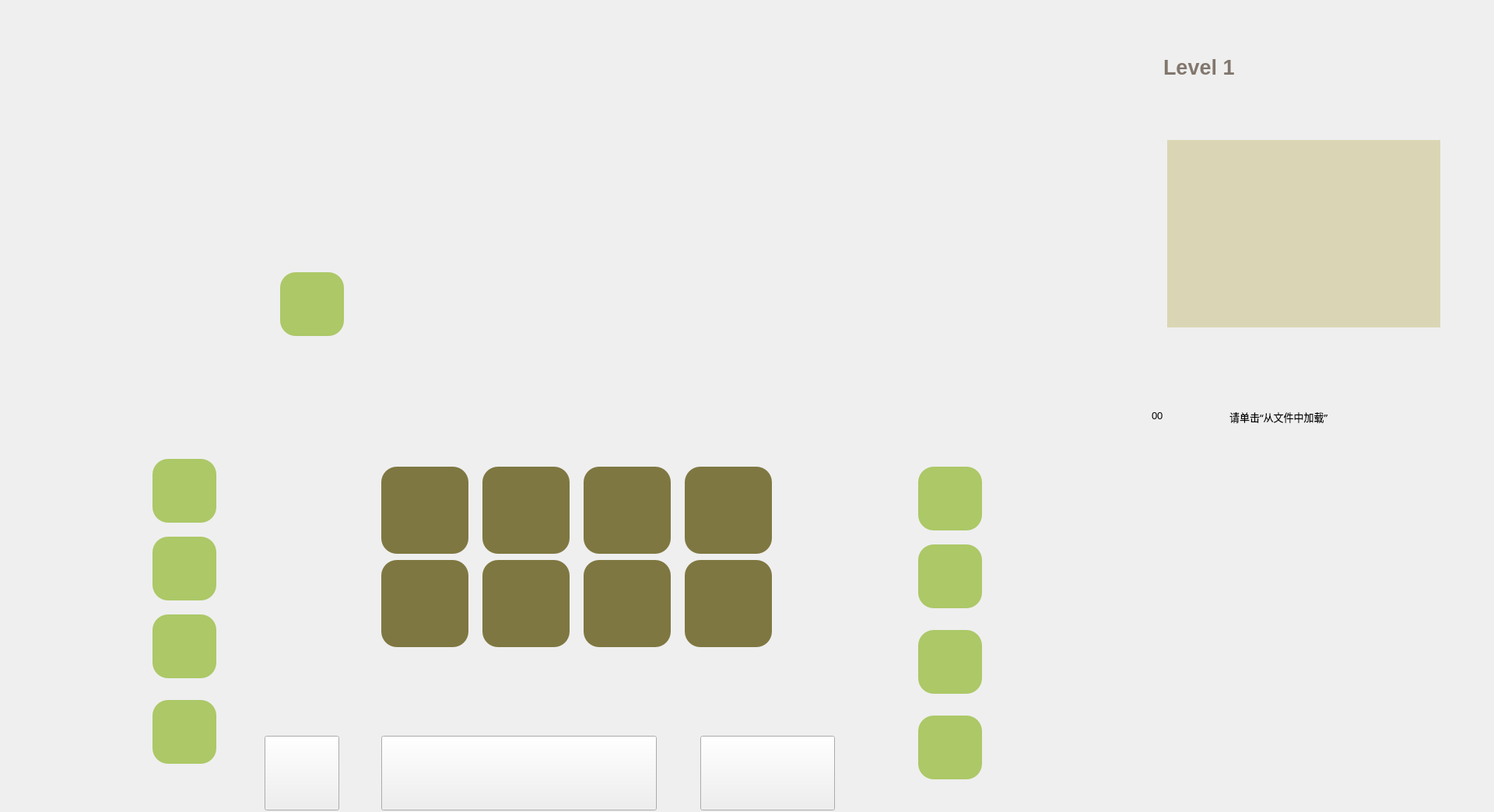
<?xml version="1.0" encoding="UTF-8"?>
<ui version="4.0">
 <class>mainWindow</class>
 <widget class="QMainWindow" name="mainWindow">
  <property name="geometry">
   <rect>
    <x>0</x>
    <y>0</y>
    <width>1920</width>
    <height>1044</height>
   </rect>
  </property>
  <property name="windowTitle">
   <string>Human Resource Machine</string>
  </property>
  <widget class="QWidget" name="centralwidget">
   <widget class="QLabel" name="bg">
    <property name="geometry">
     <rect>
      <x>0</x>
      <y>0</y>
      <width>1920</width>
      <height>1048</height>
     </rect>
    </property>
    <property name="font">
     <font>
      <pointsize>10</pointsize>
      <weight>75</weight>
      <bold>true</bold>
      <kerning>false</kerning>
     </font>
    </property>
    <property name="text">
     <string/>
    </property>
    <property name="pixmap">
     <pixmap>resources/bg_main.png</pixmap>
    </property>
   </widget>
   <widget class="QLabel" name="level_lbl">
    <property name="geometry">
     <rect>
      <x>1495</x>
      <y>58</y>
      <width>371</width>
      <height>58</height>
     </rect>
    </property>
    <property name="font">
     <font>
      <family>Arial</family>
      <pointsize>20</pointsize>
      <weight>75</weight>
      <bold>true</bold>
      <stylestrategy>PreferDefault</stylestrategy>
      <kerning>false</kerning>
     </font>
    </property>
    <property name="styleSheet">
     <string notr="true">color:#82776e;</string>
    </property>
    <property name="text">
     <string>&lt;html&gt;&lt;head/&gt;&lt;body&gt;&lt;p&gt;&lt;span&gt;Level 1&lt;/span&gt;&lt;/p&gt;&lt;/body&gt;&lt;/html&gt;</string>
    </property>
   </widget>
   <widget class="QTextEdit" name="information_txt">
    <property name="geometry">
     <rect>
      <x>1500</x>
      <y>180</y>
      <width>351</width>
      <height>241</height>
     </rect>
    </property>
    <property name="font">
     <font>
      <family>黑体</family>
      <pointsize>10</pointsize>
     </font>
    </property>
    <property name="styleSheet">
     <string notr="true">background-color:rgb(218, 214, 181);
border:0px;



</string>
    </property>
    <property name="readOnly">
     <bool>true</bool>
    </property>
    <property name="html">
     <string>&lt;!DOCTYPE HTML PUBLIC &quot;-//W3C//DTD HTML 4.0//EN&quot; &quot;http://www.w3.org/TR/REC-html40/strict.dtd&quot;&gt;
&lt;html&gt;&lt;head&gt;&lt;meta name=&quot;qrichtext&quot; content=&quot;1&quot; /&gt;&lt;style type=&quot;text/css&quot;&gt;
p, li { white-space: pre-wrap; }
&lt;/style&gt;&lt;/head&gt;&lt;body style=&quot; font-family:'黑体'; font-size:10pt; font-weight:400; font-style:normal;&quot;&gt;
&lt;p style=&quot;-qt-paragraph-type:empty; margin-top:0px; margin-bottom:0px; margin-left:0px; margin-right:0px; -qt-block-indent:0; text-indent:0px; font-family:'黑体'; font-size:12pt;&quot;&gt;&lt;br /&gt;&lt;/p&gt;&lt;/body&gt;&lt;/html&gt;</string>
    </property>
   </widget>
   <widget class="QLabel" name="num_lbl1">
    <property name="geometry">
     <rect>
      <x>1480</x>
      <y>519</y>
      <width>31</width>
      <height>31</height>
     </rect>
    </property>
    <property name="font">
     <font>
      <family>Arial</family>
      <pointsize>10</pointsize>
     </font>
    </property>
    <property name="text">
     <string>00</string>
    </property>
   </widget>
   <widget class="QLabel" name="num_lbl2">
    <property name="geometry">
     <rect>
      <x>1480</x>
      <y>560</y>
      <width>31</width>
      <height>31</height>
     </rect>
    </property>
    <property name="font">
     <font>
      <family>Arial</family>
      <pointsize>10</pointsize>
     </font>
    </property>
    <property name="text">
     <string/>
    </property>
   </widget>
   <widget class="QLabel" name="num_lbl3">
    <property name="geometry">
     <rect>
      <x>1480</x>
      <y>600</y>
      <width>31</width>
      <height>31</height>
     </rect>
    </property>
    <property name="font">
     <font>
      <family>Arial</family>
      <pointsize>10</pointsize>
     </font>
    </property>
    <property name="text">
     <string/>
    </property>
   </widget>
   <widget class="QLabel" name="num_lbl4">
    <property name="geometry">
     <rect>
      <x>1480</x>
      <y>640</y>
      <width>31</width>
      <height>31</height>
     </rect>
    </property>
    <property name="font">
     <font>
      <family>Arial</family>
      <pointsize>10</pointsize>
     </font>
    </property>
    <property name="text">
     <string/>
    </property>
   </widget>
   <widget class="QLabel" name="num_lbl5">
    <property name="geometry">
     <rect>
      <x>1480</x>
      <y>680</y>
      <width>31</width>
      <height>31</height>
     </rect>
    </property>
    <property name="font">
     <font>
      <family>Arial</family>
      <pointsize>10</pointsize>
     </font>
    </property>
    <property name="text">
     <string/>
    </property>
   </widget>
   <widget class="QLabel" name="num_lbl6">
    <property name="geometry">
     <rect>
      <x>1480</x>
      <y>720</y>
      <width>31</width>
      <height>31</height>
     </rect>
    </property>
    <property name="font">
     <font>
      <family>Arial</family>
      <pointsize>10</pointsize>
     </font>
    </property>
    <property name="text">
     <string/>
    </property>
   </widget>
   <widget class="QLabel" name="num_lbl7">
    <property name="geometry">
     <rect>
      <x>1480</x>
      <y>760</y>
      <width>31</width>
      <height>31</height>
     </rect>
    </property>
    <property name="font">
     <font>
      <family>Arial</family>
      <pointsize>10</pointsize>
     </font>
    </property>
    <property name="text">
     <string/>
    </property>
   </widget>
   <widget class="QLabel" name="num_lbl8">
    <property name="geometry">
     <rect>
      <x>1480</x>
      <y>800</y>
      <width>31</width>
      <height>31</height>
     </rect>
    </property>
    <property name="font">
     <font>
      <family>Arial</family>
      <pointsize>10</pointsize>
     </font>
    </property>
    <property name="text">
     <string/>
    </property>
   </widget>
   <widget class="QLabel" name="num_lbl9">
    <property name="geometry">
     <rect>
      <x>1480</x>
      <y>840</y>
      <width>31</width>
      <height>31</height>
     </rect>
    </property>
    <property name="font">
     <font>
      <family>Arial</family>
      <pointsize>10</pointsize>
     </font>
    </property>
    <property name="text">
     <string/>
    </property>
   </widget>
   <widget class="QLabel" name="num_lbl10">
    <property name="geometry">
     <rect>
      <x>1480</x>
      <y>880</y>
      <width>31</width>
      <height>31</height>
     </rect>
    </property>
    <property name="font">
     <font>
      <family>Arial</family>
      <pointsize>10</pointsize>
     </font>
    </property>
    <property name="text">
     <string/>
    </property>
   </widget>
   <widget class="QLabel" name="num_lbl11">
    <property name="geometry">
     <rect>
      <x>1480</x>
      <y>920</y>
      <width>31</width>
      <height>31</height>
     </rect>
    </property>
    <property name="font">
     <font>
      <family>Arial</family>
      <pointsize>10</pointsize>
     </font>
    </property>
    <property name="text">
     <string/>
    </property>
   </widget>
   <widget class="QLabel" name="cmd_lbl_1">
    <property name="geometry">
     <rect>
      <x>1580</x>
      <y>520</y>
      <width>271</width>
      <height>31</height>
     </rect>
    </property>
    <property name="font">
     <font>
      <family>黑体</family>
      <pointsize>10</pointsize>
     </font>
    </property>
    <property name="text">
     <string>请单击“从文件中加载”</string>
    </property>
   </widget>
   <widget class="QLabel" name="cmd_lbl_2">
    <property name="geometry">
     <rect>
      <x>1580</x>
      <y>560</y>
      <width>271</width>
      <height>31</height>
     </rect>
    </property>
    <property name="font">
     <font>
      <family>黑体</family>
      <pointsize>10</pointsize>
     </font>
    </property>
    <property name="text">
     <string/>
    </property>
   </widget>
   <widget class="QLabel" name="cmd_lbl_3">
    <property name="geometry">
     <rect>
      <x>1580</x>
      <y>600</y>
      <width>271</width>
      <height>31</height>
     </rect>
    </property>
    <property name="font">
     <font>
      <family>黑体</family>
      <pointsize>10</pointsize>
     </font>
    </property>
    <property name="text">
     <string/>
    </property>
   </widget>
   <widget class="QLabel" name="cmd_lbl_4">
    <property name="geometry">
     <rect>
      <x>1580</x>
      <y>640</y>
      <width>271</width>
      <height>31</height>
     </rect>
    </property>
    <property name="font">
     <font>
      <family>黑体</family>
      <pointsize>10</pointsize>
     </font>
    </property>
    <property name="text">
     <string/>
    </property>
   </widget>
   <widget class="QLabel" name="cmd_lbl_5">
    <property name="geometry">
     <rect>
      <x>1580</x>
      <y>680</y>
      <width>271</width>
      <height>31</height>
     </rect>
    </property>
    <property name="font">
     <font>
      <family>黑体</family>
      <pointsize>10</pointsize>
     </font>
    </property>
    <property name="text">
     <string/>
    </property>
   </widget>
   <widget class="QLabel" name="cmd_lbl_6">
    <property name="geometry">
     <rect>
      <x>1580</x>
      <y>720</y>
      <width>271</width>
      <height>31</height>
     </rect>
    </property>
    <property name="font">
     <font>
      <family>黑体</family>
      <pointsize>10</pointsize>
     </font>
    </property>
    <property name="text">
     <string/>
    </property>
   </widget>
   <widget class="QLabel" name="cmd_lbl_7">
    <property name="geometry">
     <rect>
      <x>1580</x>
      <y>760</y>
      <width>271</width>
      <height>31</height>
     </rect>
    </property>
    <property name="font">
     <font>
      <family>黑体</family>
      <pointsize>10</pointsize>
     </font>
    </property>
    <property name="text">
     <string/>
    </property>
   </widget>
   <widget class="QLabel" name="cmd_lbl_8">
    <property name="geometry">
     <rect>
      <x>1580</x>
      <y>800</y>
      <width>271</width>
      <height>31</height>
     </rect>
    </property>
    <property name="font">
     <font>
      <family>黑体</family>
      <pointsize>10</pointsize>
     </font>
    </property>
    <property name="text">
     <string/>
    </property>
   </widget>
   <widget class="QLabel" name="cmd_lbl_9">
    <property name="geometry">
     <rect>
      <x>1580</x>
      <y>840</y>
      <width>271</width>
      <height>31</height>
     </rect>
    </property>
    <property name="font">
     <font>
      <family>黑体</family>
      <pointsize>10</pointsize>
     </font>
    </property>
    <property name="text">
     <string/>
    </property>
   </widget>
   <widget class="QLabel" name="cmd_lbl_10">
    <property name="geometry">
     <rect>
      <x>1580</x>
      <y>880</y>
      <width>271</width>
      <height>31</height>
     </rect>
    </property>
    <property name="font">
     <font>
      <family>黑体</family>
      <pointsize>10</pointsize>
     </font>
    </property>
    <property name="text">
     <string/>
    </property>
   </widget>
   <widget class="QLabel" name="cmd_lbl_11">
    <property name="geometry">
     <rect>
      <x>1580</x>
      <y>920</y>
      <width>271</width>
      <height>31</height>
     </rect>
    </property>
    <property name="font">
     <font>
      <family>黑体</family>
      <pointsize>10</pointsize>
     </font>
    </property>
    <property name="text">
     <string/>
    </property>
   </widget>
   <widget class="QPushButton" name="run_btn">
    <property name="geometry">
     <rect>
      <x>340</x>
      <y>946</y>
      <width>96</width>
      <height>96</height>
     </rect>
    </property>
    <property name="text">
     <string/>
    </property>
   </widget>
   <widget class="QPushButton" name="load_btn">
    <property name="geometry">
     <rect>
      <x>490</x>
      <y>946</y>
      <width>354</width>
      <height>96</height>
     </rect>
    </property>
    <property name="text">
     <string/>
    </property>
   </widget>
   <widget class="QLabel" name="inbox_lbl_1">
    <property name="geometry">
     <rect>
      <x>196</x>
      <y>590</y>
      <width>82</width>
      <height>82</height>
     </rect>
    </property>
    <property name="font">
     <font>
      <family>Arial</family>
      <pointsize>20</pointsize>
      <weight>75</weight>
      <bold>true</bold>
     </font>
    </property>
    <property name="styleSheet">
     <string notr="true">background-color:rgb(172, 200, 103);
border-radius:20px;
padding:2px 4px;</string>
    </property>
    <property name="text">
     <string/>
    </property>
    <property name="alignment">
     <set>Qt::AlignCenter</set>
    </property>
   </widget>
   <widget class="QLabel" name="outbox_lbl_1">
    <property name="geometry">
     <rect>
      <x>1180</x>
      <y>600</y>
      <width>82</width>
      <height>82</height>
     </rect>
    </property>
    <property name="font">
     <font>
      <family>Arial</family>
      <pointsize>20</pointsize>
      <weight>75</weight>
      <bold>true</bold>
     </font>
    </property>
    <property name="styleSheet">
     <string notr="true">background-color:rgb(172, 200, 103);
border-radius:20px;
padding:2px 4px;</string>
    </property>
    <property name="text">
     <string/>
    </property>
    <property name="alignment">
     <set>Qt::AlignCenter</set>
    </property>
   </widget>
   <widget class="QLabel" name="outbox_lbl_2">
    <property name="geometry">
     <rect>
      <x>1180</x>
      <y>700</y>
      <width>82</width>
      <height>82</height>
     </rect>
    </property>
    <property name="font">
     <font>
      <family>Arial</family>
      <pointsize>20</pointsize>
      <weight>75</weight>
      <bold>true</bold>
     </font>
    </property>
    <property name="styleSheet">
     <string notr="true">background-color:rgb(172, 200, 103);
border-radius:20px;
padding:2px 4px;</string>
    </property>
    <property name="text">
     <string/>
    </property>
    <property name="alignment">
     <set>Qt::AlignCenter</set>
    </property>
   </widget>
   <widget class="QLabel" name="outbox_lbl_3">
    <property name="geometry">
     <rect>
      <x>1180</x>
      <y>810</y>
      <width>82</width>
      <height>82</height>
     </rect>
    </property>
    <property name="font">
     <font>
      <family>Arial</family>
      <pointsize>20</pointsize>
      <weight>75</weight>
      <bold>true</bold>
     </font>
    </property>
    <property name="styleSheet">
     <string notr="true">background-color:rgb(172, 200, 103);
border-radius:20px;
padding:2px 4px;</string>
    </property>
    <property name="text">
     <string/>
    </property>
    <property name="alignment">
     <set>Qt::AlignCenter</set>
    </property>
   </widget>
   <widget class="QLabel" name="outbox_lbl_4">
    <property name="geometry">
     <rect>
      <x>1180</x>
      <y>920</y>
      <width>82</width>
      <height>82</height>
     </rect>
    </property>
    <property name="font">
     <font>
      <family>Arial</family>
      <pointsize>20</pointsize>
      <weight>75</weight>
      <bold>true</bold>
     </font>
    </property>
    <property name="styleSheet">
     <string notr="true">background-color:rgb(172, 200, 103);
border-radius:20px;
padding:2px 4px;</string>
    </property>
    <property name="text">
     <string/>
    </property>
    <property name="alignment">
     <set>Qt::AlignCenter</set>
    </property>
   </widget>
   <widget class="QLabel" name="human_lbl">
    <property name="geometry">
     <rect>
      <x>350</x>
      <y>430</y>
      <width>104</width>
      <height>151</height>
     </rect>
    </property>
    <property name="text">
     <string/>
    </property>
    <property name="pixmap">
     <pixmap>resources/Human.png</pixmap>
    </property>
   </widget>
   <widget class="QLabel" name="inbox_lbl_2">
    <property name="geometry">
     <rect>
      <x>196</x>
      <y>690</y>
      <width>82</width>
      <height>82</height>
     </rect>
    </property>
    <property name="font">
     <font>
      <family>Arial</family>
      <pointsize>20</pointsize>
      <weight>75</weight>
      <bold>true</bold>
     </font>
    </property>
    <property name="styleSheet">
     <string notr="true">background-color:rgb(172, 200, 103);
border-radius:20px;
padding:2px 4px;</string>
    </property>
    <property name="text">
     <string/>
    </property>
    <property name="alignment">
     <set>Qt::AlignCenter</set>
    </property>
   </widget>
   <widget class="QLabel" name="inbox_lbl_3">
    <property name="geometry">
     <rect>
      <x>196</x>
      <y>790</y>
      <width>82</width>
      <height>82</height>
     </rect>
    </property>
    <property name="font">
     <font>
      <family>Arial</family>
      <pointsize>20</pointsize>
      <weight>75</weight>
      <bold>true</bold>
     </font>
    </property>
    <property name="styleSheet">
     <string notr="true">background-color:rgb(172, 200, 103);
border-radius:20px;
padding:2px 4px;</string>
    </property>
    <property name="text">
     <string/>
    </property>
    <property name="alignment">
     <set>Qt::AlignCenter</set>
    </property>
   </widget>
   <widget class="QLabel" name="inbox_lbl_4">
    <property name="geometry">
     <rect>
      <x>196</x>
      <y>900</y>
      <width>82</width>
      <height>82</height>
     </rect>
    </property>
    <property name="font">
     <font>
      <family>Arial</family>
      <pointsize>20</pointsize>
      <weight>75</weight>
      <bold>true</bold>
     </font>
    </property>
    <property name="styleSheet">
     <string notr="true">background-color:rgb(172, 200, 103);
border-radius:20px;
padding:2px 4px;</string>
    </property>
    <property name="text">
     <string/>
    </property>
    <property name="alignment">
     <set>Qt::AlignCenter</set>
    </property>
   </widget>
   <widget class="QLabel" name="current_llbl">
    <property name="geometry">
     <rect>
      <x>360</x>
      <y>350</y>
      <width>82</width>
      <height>82</height>
     </rect>
    </property>
    <property name="font">
     <font>
      <family>Arial</family>
      <pointsize>20</pointsize>
      <weight>75</weight>
      <bold>true</bold>
     </font>
    </property>
    <property name="styleSheet">
     <string notr="true">background-color:rgb(172, 200, 103);
border-radius:20px;
padding:2px 4px;</string>
    </property>
    <property name="text">
     <string/>
    </property>
    <property name="alignment">
     <set>Qt::AlignCenter</set>
    </property>
   </widget>
   <widget class="QLabel" name="space_1">
    <property name="geometry">
     <rect>
      <x>490</x>
      <y>600</y>
      <width>112</width>
      <height>112</height>
     </rect>
    </property>
    <property name="font">
     <font>
      <family>Arial</family>
      <pointsize>20</pointsize>
      <weight>75</weight>
      <bold>true</bold>
     </font>
    </property>
    <property name="styleSheet">
     <string notr="true">background-color:rgb(127, 119, 65);
border-radius:20px;
padding:2px 4px;</string>
    </property>
    <property name="text">
     <string/>
    </property>
    <property name="textFormat">
     <enum>Qt::PlainText</enum>
    </property>
    <property name="alignment">
     <set>Qt::AlignCenter</set>
    </property>
   </widget>
   <widget class="QLabel" name="space_2">
    <property name="geometry">
     <rect>
      <x>620</x>
      <y>600</y>
      <width>112</width>
      <height>112</height>
     </rect>
    </property>
    <property name="font">
     <font>
      <family>Arial</family>
      <pointsize>20</pointsize>
      <weight>75</weight>
      <bold>true</bold>
     </font>
    </property>
    <property name="styleSheet">
     <string notr="true">background-color:rgb(127, 119, 65);
border-radius:20px;
padding:2px 4px;</string>
    </property>
    <property name="text">
     <string/>
    </property>
    <property name="textFormat">
     <enum>Qt::PlainText</enum>
    </property>
    <property name="alignment">
     <set>Qt::AlignCenter</set>
    </property>
   </widget>
   <widget class="QLabel" name="space_3">
    <property name="geometry">
     <rect>
      <x>750</x>
      <y>600</y>
      <width>112</width>
      <height>112</height>
     </rect>
    </property>
    <property name="font">
     <font>
      <family>Arial</family>
      <pointsize>20</pointsize>
      <weight>75</weight>
      <bold>true</bold>
     </font>
    </property>
    <property name="styleSheet">
     <string notr="true">background-color:rgb(127, 119, 65);
border-radius:20px;
padding:2px 4px;</string>
    </property>
    <property name="text">
     <string/>
    </property>
    <property name="textFormat">
     <enum>Qt::PlainText</enum>
    </property>
    <property name="alignment">
     <set>Qt::AlignCenter</set>
    </property>
   </widget>
   <widget class="QLabel" name="space_4">
    <property name="geometry">
     <rect>
      <x>880</x>
      <y>600</y>
      <width>112</width>
      <height>112</height>
     </rect>
    </property>
    <property name="font">
     <font>
      <family>Arial</family>
      <pointsize>20</pointsize>
      <weight>75</weight>
      <bold>true</bold>
     </font>
    </property>
    <property name="styleSheet">
     <string notr="true">background-color:rgb(127, 119, 65);
border-radius:20px;
padding:2px 4px;</string>
    </property>
    <property name="text">
     <string/>
    </property>
    <property name="textFormat">
     <enum>Qt::PlainText</enum>
    </property>
    <property name="alignment">
     <set>Qt::AlignCenter</set>
    </property>
   </widget>
   <widget class="QLabel" name="space_5">
    <property name="geometry">
     <rect>
      <x>490</x>
      <y>720</y>
      <width>112</width>
      <height>112</height>
     </rect>
    </property>
    <property name="font">
     <font>
      <family>Arial</family>
      <pointsize>20</pointsize>
      <weight>75</weight>
      <bold>true</bold>
     </font>
    </property>
    <property name="styleSheet">
     <string notr="true">background-color:rgb(127, 119, 65);
border-radius:20px;
padding:2px 4px;</string>
    </property>
    <property name="text">
     <string/>
    </property>
    <property name="textFormat">
     <enum>Qt::PlainText</enum>
    </property>
    <property name="alignment">
     <set>Qt::AlignCenter</set>
    </property>
   </widget>
   <widget class="QLabel" name="space_6">
    <property name="geometry">
     <rect>
      <x>620</x>
      <y>720</y>
      <width>112</width>
      <height>112</height>
     </rect>
    </property>
    <property name="font">
     <font>
      <family>Arial</family>
      <pointsize>20</pointsize>
      <weight>75</weight>
      <bold>true</bold>
     </font>
    </property>
    <property name="styleSheet">
     <string notr="true">background-color:rgb(127, 119, 65);
border-radius:20px;
padding:2px 4px;</string>
    </property>
    <property name="text">
     <string/>
    </property>
    <property name="textFormat">
     <enum>Qt::PlainText</enum>
    </property>
    <property name="alignment">
     <set>Qt::AlignCenter</set>
    </property>
   </widget>
   <widget class="QLabel" name="space_7">
    <property name="geometry">
     <rect>
      <x>750</x>
      <y>720</y>
      <width>112</width>
      <height>112</height>
     </rect>
    </property>
    <property name="font">
     <font>
      <family>Arial</family>
      <pointsize>20</pointsize>
      <weight>75</weight>
      <bold>true</bold>
     </font>
    </property>
    <property name="styleSheet">
     <string notr="true">background-color:rgb(127, 119, 65);
border-radius:20px;
padding:2px 4px;</string>
    </property>
    <property name="text">
     <string/>
    </property>
    <property name="textFormat">
     <enum>Qt::PlainText</enum>
    </property>
    <property name="alignment">
     <set>Qt::AlignCenter</set>
    </property>
   </widget>
   <widget class="QLabel" name="space_8">
    <property name="geometry">
     <rect>
      <x>880</x>
      <y>720</y>
      <width>112</width>
      <height>112</height>
     </rect>
    </property>
    <property name="font">
     <font>
      <family>Arial</family>
      <pointsize>20</pointsize>
      <weight>75</weight>
      <bold>true</bold>
     </font>
    </property>
    <property name="styleSheet">
     <string notr="true">background-color:rgb(127, 119, 65);
border-radius:20px;
padding:2px 4px;</string>
    </property>
    <property name="text">
     <string/>
    </property>
    <property name="textFormat">
     <enum>Qt::PlainText</enum>
    </property>
    <property name="alignment">
     <set>Qt::AlignCenter</set>
    </property>
   </widget>
   <widget class="QPushButton" name="help_btn">
    <property name="geometry">
     <rect>
      <x>900</x>
      <y>946</y>
      <width>173</width>
      <height>96</height>
     </rect>
    </property>
    <property name="text">
     <string/>
    </property>
   </widget>
  </widget>
 </widget>
 <resources/>
 <connections/>
</ui>
